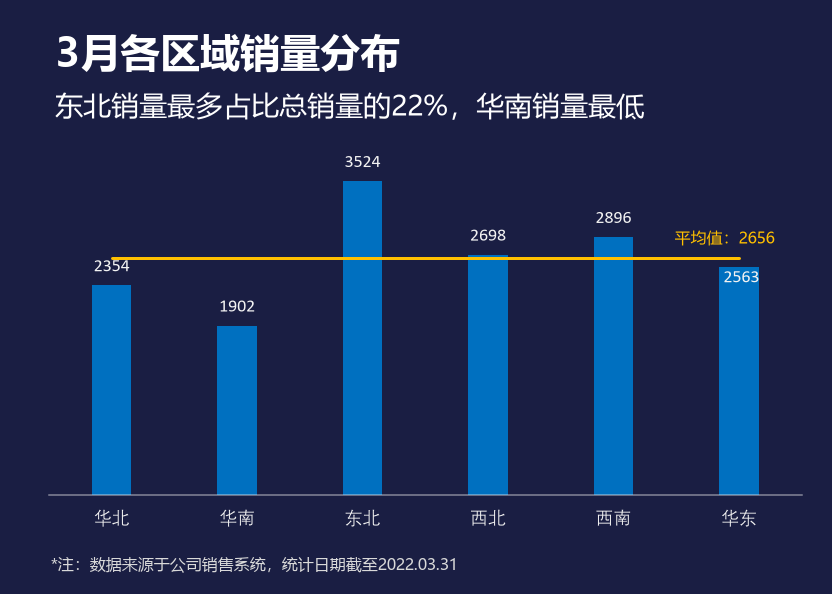

Generate this figure with Python:
# -*- coding: utf-8 -*-
"""
图表复刻 2/15 —— 带均值柱形图

复刻对象：`第二章 图表(前15).xlsx` 工作表「2 带均值柱形图」中的图表。

这是一个「柱形图 + 折线图」的组合图：
  * 柱形系列「销售量」——纯色填充 0070C0
  * 折线系列「均值」——一条黄色水平线 FFC000，表示六个区域的平均销量

数据来源：
  '2 带均值柱形图'!$B$3:$B$8    区域
  '2 带均值柱形图'!$C$3:$C$8    销售量
  '2 带均值柱形图'!$D$3:$D$8    均值 = AVERAGE($C$3:$C$8) = 2656.1666...

样式规格全部取自该 xlsx 的图表 XML（xl/charts/chart2.xml、
xl/drawings/drawing4.xml）：

    图表区背景      srgbClr 1A1E43
    绘图区          manualLayout x=0.058831 y=0.234382 w=0.904665 h=0.599871
    柱形系列        纯色 0070C0，gapWidth=219%（柱宽 = 类别宽 / 3.19）
    折线系列        0070C0 之外的 FFC000，线宽 19050EMU = 1.5pt，无标记点
    数值轴          delete="1" —— 整条数值轴被删除，既无标签也无网格线
    类别轴          轴线 bg1 lumMod 95% alpha 50%，粗 0.75pt；标签 #F2F2F2 9pt
    数据标签        dLblPos="outEnd"，9pt，#F2F2F2
                    其中第 6 个点（华东）被手工拖到了均值线下方，见 MOVED_LABEL
    标题/副标题     微软雅黑 20pt 加粗 / 14pt，白色，行距 24pt
    脚注            微软雅黑 8pt，#D9D9D9
    均值标注        「平均值：2656」微软雅黑 8pt，#FFC000

运行：python chart2_mean_bar.py
输出：chart2_mean_bar.png（832 x 594，与 Excel 导出图等比同尺寸）
"""

import os

import matplotlib
import matplotlib.pyplot as plt
import numpy as np
from matplotlib import font_manager

# --------------------------------------------------------------------------
# 常量
# --------------------------------------------------------------------------

# Excel 图表对象尺寸 416 x 296.875 pt，按 2 px/pt 导出
DPI = 100
FIG_W_PX, FIG_H_PX = 832, 594

# 字号换算：画布是 Excel 图表的 1.44 倍（= 2 * 72 / 100）
FONT_SCALE = 2 * 72 / DPI  # 1.44

BACKGROUND = "#1A1E43"
BAR_COLOR = "#0070C0"
MEAN_LINE_COLOR = "#FFC000"
LABEL_COLOR = "#F2F2F2"
FOOTNOTE_COLOR = "#D9D9D9"

REGIONS = ["华北", "华南", "东北", "西北", "西南", "华东"]
SALES = [2354, 1902, 3524, 2698, 2896, 2563]
MEAN = float(np.mean(SALES))  # 2656.1666...，与表里 D 列的 AVERAGE 一致

TITLE = "3月各区域销量分布"
SUBTITLE = "东北销量最多占比总销量的22%，华南销量最低"
FOOTNOTE = " *注：数据来源于公司销售系统，统计日期截至2022.03.31"
MEAN_LABEL = "平均值：{:.0f}".format(MEAN)

# 绘图区在图表中的相对位置（取自 chart2.xml 的 manualLayout）
AXES_LEFT = 0.058831442025629149
AXES_TOP_NOMINAL = 0.23438164632405159
AXES_WIDTH = 0.90466463398940655
AXES_HEIGHT = 0.59987055911086651

# manualLayout 存的是小数坐标，Excel 渲染时会取整到设备像素，实际画出来的
# 绘图区比标注值高半个像素。实测上移 0.5px 后与原图贴合得最好
# （绘图区误差 8.21 -> 5.93），所以这里做半个像素的修正。
AXES_TOP = AXES_TOP_NOMINAL - 0.5 / FIG_H_PX

BAR_WIDTH = 1.0 / (1.0 + 219.0 / 100.0)  # gapWidth = 219%
Y_MAX = 4000  # 数值轴被隐藏，范围由 Excel 自动取整得到 0~4000

# 原图作者手工拖动过的数据标签：{类别序号: (相对柱心的 x 偏移, 标签基线 y)}
# 华东那根柱子的顶端是 267，而均值线压到 258，默认位置会与线重叠，
# 所以被拖到了线下方（272~281）。这里照原样还原。
MOVED_LABEL = {5: (2.5, 282.25)}
DEFAULT_LABEL_GAP = 14.1  # 其余标签基线在柱顶上方约 14px


def _pick_font(candidates, fallback="DejaVu Sans"):
    """返回第一个已安装的字体名。"""
    installed = {f.name for f in font_manager.fontManager.ttflist}
    for name in candidates:
        if name in installed:
            return name
    return fallback


UI_FONT = _pick_font(["Microsoft YaHei", "微软雅黑", "SimHei", "DengXian"])
AXIS_FONTS = [_pick_font(["Calibri"]),
              _pick_font(["DengXian", "等线", "SimSun", "Microsoft YaHei"])]

plt.rcParams["axes.unicode_minus"] = False


def main():
    figure = plt.figure(figsize=(FIG_W_PX / DPI, FIG_H_PX / DPI), dpi=DPI)
    figure.patch.set_facecolor(BACKGROUND)

    axis = figure.add_axes([AXES_LEFT,
                            1.0 - AXES_TOP - AXES_HEIGHT,
                            AXES_WIDTH,
                            AXES_HEIGHT])
    axis.set_facecolor(BACKGROUND)

    positions = np.arange(len(REGIONS))

    # ---- 柱形系列：纯色填充（注意不是渐变，这是与图1的主要差别）----
    axis.bar(positions, SALES, width=BAR_WIDTH,
             color=BAR_COLOR, edgecolor="none", zorder=2)

    # ---- 折线系列：一条横贯所有类别的均值线 ----
    # 线只连接各个数据点，所以横向正好从第一根柱心到最后一根柱心
    axis.plot([positions[0], positions[-1]], [MEAN, MEAN],
              color=MEAN_LINE_COLOR, linewidth=1.5 * FONT_SCALE,
              solid_capstyle="round", zorder=4, clip_on=False)

    # ---- 坐标轴 ----
    axis.set_xlim(-0.5, len(REGIONS) - 0.5)
    axis.set_ylim(0, Y_MAX)

    # 数值轴在 XML 里是 delete="1"，整个隐藏：不要刻度、不要网格线
    axis.set_yticks([])
    axis.grid(False)

    axis.set_xticks(positions)
    axis.set_xticklabels(REGIONS, color=LABEL_COLOR,
                         fontsize=9 * FONT_SCALE, fontfamily=AXIS_FONTS)
    axis.tick_params(axis="x", length=0, pad=10.5)

    # 只保留类别轴线（底部脊线），颜色 bg1 lumMod 95% alpha 50%
    for name, spine in axis.spines.items():
        spine.set_visible(name == "bottom")
    axis.spines["bottom"].set_color(LABEL_COLOR)
    axis.spines["bottom"].set_alpha(0.5)
    axis.spines["bottom"].set_linewidth(0.75 * FONT_SCALE)

    # ---- 数据标签 ----
    for index, (position, value) in enumerate(zip(positions, SALES)):
        if index in MOVED_LABEL:
            dx, baseline_y = MOVED_LABEL[index]
            # 换算成 figure 坐标，柱心 x 是 0 号类别处 +index 个类别宽
            category_px = AXES_WIDTH * FIG_W_PX / len(REGIONS)
            x = (AXES_LEFT * FIG_W_PX + (index + 0.5) * category_px + dx) / FIG_W_PX
            figure.text(x, 1.0 - baseline_y / FIG_H_PX, str(value),
                        ha="center", va="baseline", color=LABEL_COLOR,
                        fontsize=9 * FONT_SCALE, fontfamily=AXIS_FONTS)
        else:
            axis.annotate(str(value), xy=(position, value),
                          xytext=(0, DEFAULT_LABEL_GAP * 72 / DPI),
                          textcoords="offset points",
                          ha="center", va="baseline", color=LABEL_COLOR,
                          fontsize=9 * FONT_SCALE, fontfamily=AXIS_FONTS,
                          zorder=5)

    # ---- 标题 / 副标题 / 脚注 / 均值标注 ----
    figure.text(55.15 / FIG_W_PX, 1.0 - 67.0 / FIG_H_PX, TITLE,
                ha="left", va="baseline", color="white",
                fontsize=20 * FONT_SCALE, fontweight="bold", fontfamily=UI_FONT)
    figure.text(55.15 / FIG_W_PX, 1.0 - 115.5 / FIG_H_PX, SUBTITLE,
                ha="left", va="baseline", color="white",
                fontsize=14 * FONT_SCALE, fontfamily=UI_FONT)
    figure.text(45.8 / FIG_W_PX, 1.0 - 570.0 / FIG_H_PX, FOOTNOTE,
                ha="left", va="baseline", color=FOOTNOTE_COLOR,
                fontsize=8 * FONT_SCALE, fontfamily=UI_FONT)
    figure.text(674.6 / FIG_W_PX, 1.0 - 243.5 / FIG_H_PX, MEAN_LABEL,
                ha="left", va="baseline", color=MEAN_LINE_COLOR,
                fontsize=8 * FONT_SCALE, fontfamily=UI_FONT)

    output = os.path.join(os.path.dirname(os.path.abspath(__file__)),
                          "chart2_mean_bar.png")
    figure.savefig(output, dpi=DPI, facecolor=BACKGROUND)
    print("saved:", output)
    return figure


if __name__ == "__main__":
    if matplotlib.get_backend().lower() == "agg":
        main()
    else:
        main()
        plt.show()
